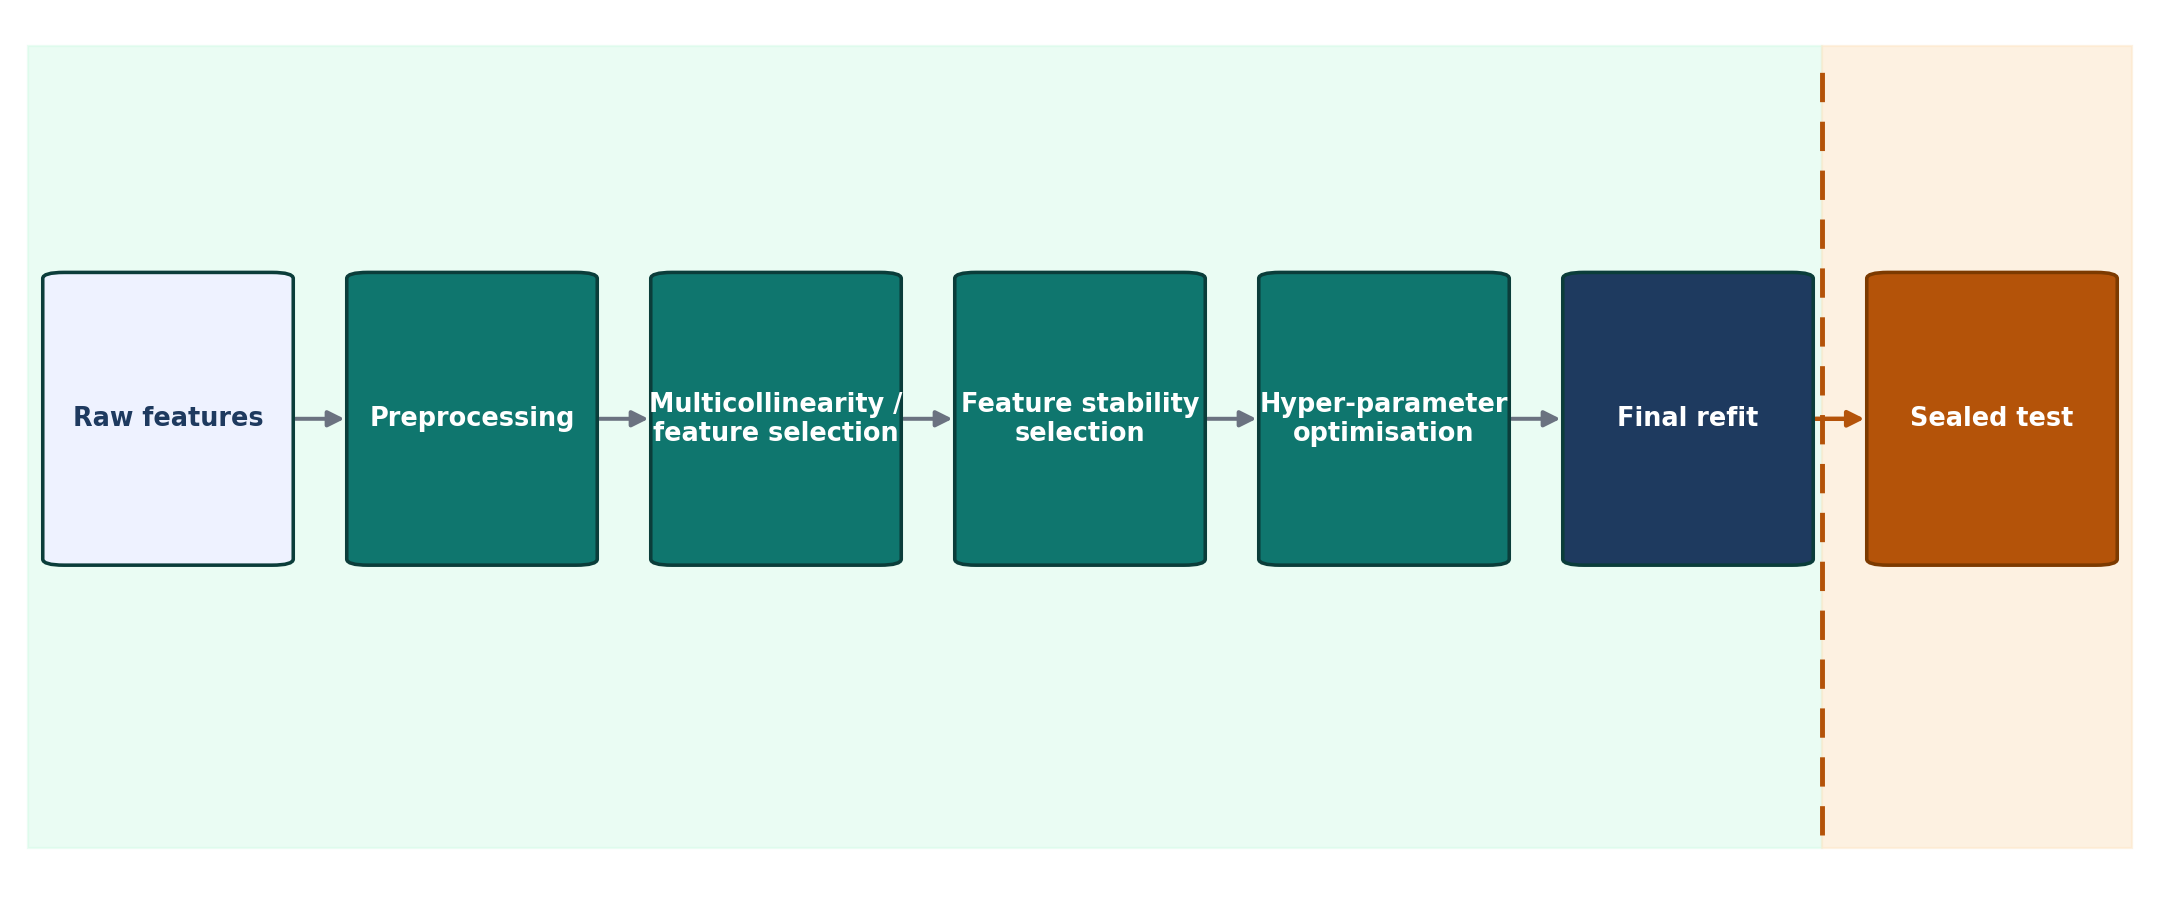

Python code for this plot:
"""Methods figure: per-model selection hierarchy (preproc -> MC/feature -> stability -> HPO -> refit -> sealed test).

Renders the model-selection pipeline as a single linear flow of labelled boxes, one box per
stage, with the key parameters of each stage annotated underneath. A horizontal "leakage
barrier" makes the central methodological guarantee explicit: every selection decision is made on
out-of-fold (OOF) WF-CV data only; the held-out test slab is touched exactly once, at the end, for
reporting (it is never used to pick a transform, feature set, hyper-parameter, or champion).

SSOT (no retraining, no DB reads — this is a static schematic of the documented pipeline):
  simulation/pipeline/per_model_optimize.py  (R9 per_model_optimize)
    - PREPROC-FIRST + STABILITY + GUARD ordering  (~L2375-2483)
    - feature_guard margin  MPH_FEAT_MARGIN=0.02  (L2370)
    - nested size-path 1-SE / parsimony           (L2421-2456)
    - leakage-free champion score = OOF-WIS, not test_wis (L2835, L2889)
  simulation/pipeline/preproc_optuna_hierarchical.py
    - flat-grid 7-transform + 1-SE (G-333/G-335), STABLE_Y_TRANSFORMS (L99)
  ENGINEERING_PRINCIPLES.md  R9 line: "실제순서 preproc->mc->STABILITY feature->HP"
             learning env: MPH_MC_MARGIN=0.02, MPH_BEST_BY=oof_cv
  Champion selection: G-339 LEAK-FREE (per_model_eval.py:select_champion_g318)
             OOF 1-SE band -> fold stability -> parsimony -> OOF-WIS; hold-out test NOT used to select.

Style matches simulation/scripts/regenerate_stale_thesis_figures.py and
paper/ch4_new_assets/*.py (DejaVu Sans, savefig.dpi=160, TEAL/NAVY/amber palette).

Constraints honoured: REAL documented pipeline only (no fabricated numbers); seed=42 (no
stochastic step here — schematic); NO uv sync.

Run:
    .venv/bin/python paper/methods_assets/fig_selection_hierarchy.py
Output:
    paper/methods_assets/fig_selection_hierarchy.png
"""
from __future__ import annotations

from pathlib import Path

import matplotlib

matplotlib.use("Agg")
import matplotlib.pyplot as plt

_SCS = "𝒜ℬ𝒞𝒟ℰℱ𝒢ℋℐ𝒥𝒦ℒℳ𝒩𝒪𝒫𝒬ℛ𝒮𝒯𝒰𝒱𝒲𝒳𝒴𝒵"
SCF = "STIX Two Math"
def sc(s):
    return "".join(_SCS[ord(c) - 65] if "A" <= c <= "Z" else c for c in s)
import numpy as np
from matplotlib.patches import FancyArrowPatch, FancyBboxPatch

plt.rcParams.update({
    "font.family": "DejaVu Sans",
    "font.size": 10,
    "savefig.dpi": 160,
    "figure.dpi": 130,
})

# ── palette (matches thesis figure SSOT) ─────────────────────────────────────
TEAL = "#0f766e"    # selection / OOF stages
NAVY = "#1e3a5f"    # input / refit
AMBER = "#b45309"   # sealed test (touched once)
GREY = "#6b7280"
INK = "#1f2937"     # box text
BAND_OOF = "#d1fae5"   # OOF-only region tint
BAND_TEST = "#fde7c9"  # sealed-test region tint
EDGE = "#0b3d3a"

np.random.seed(42)  # determinism contract (no stochastic op; documented)

ROOT = Path(__file__).resolve().parents[2]
OUT = ROOT / "paper" / "methods_assets" / "fig_selection_hierarchy.png"

# ── stage definitions (SSOT-sourced) ─────────────────────────────────────────
# Each: (short title, fill colour, text colour, kind). Parameter captions, the region banners, the
# title, and the footnote were removed on request: the figure is now the bare sequence of stage
# boxes, and the surrounding prose in §3.5 carries every detail those labels used to spell out.
#   kind: "io" = data box (input/output), "sel" = OOF selection stage, "test" = sealed test
STAGES = [
    ("Raw features", "#eef2ff", NAVY, "io"),
    ("Preprocessing", TEAL, "white", "sel"),
    ("Multicollinearity /\nfeature selection", TEAL, "white", "sel"),
    ("Feature stability\nselection", TEAL, "white", "sel"),
    ("Hyper-parameter\noptimisation", TEAL, "white", "sel"),
    ("Final refit", NAVY, "white", "io"),
    ("Sealed test", AMBER, "white", "test"),
]

# ── geometry ─────────────────────────────────────────────────────────────────
N = len(STAGES)
fig_w, fig_h = 13.6, 5.9   # B5-width friendly aspect
fig, ax = plt.subplots(figsize=(fig_w, fig_h))
ax.set_xlim(0, N)
ax.set_ylim(0, 10)
ax.axis("off")

box_w = 0.80
box_h = 3.35
cy = 5.35                       # vertical centre of the box row
xs = [i + 0.5 for i in range(N)]  # box centres

# ── leakage barrier: OOF-only region (stages 0..5) vs sealed-test region (stage 6) ──
barrier_x = xs[-1] - 0.5 - 0.06   # just left of the sealed-test box
ax.axvspan(0.04, barrier_x, ymin=0.04, ymax=0.965, color=BAND_OOF, alpha=0.45, zorder=0)
ax.axvspan(barrier_x, N - 0.04, ymin=0.04, ymax=0.965, color=BAND_TEST, alpha=0.55, zorder=0)
ax.plot([barrier_x, barrier_x], [0.55, 9.45], color=AMBER, lw=2.2, ls=(0, (6, 4)), zorder=1)

# ── draw boxes: title only, centred; no parameter captions ───────────────────
for i, (title, fill, txt, kind) in enumerate(STAGES):
    x = xs[i]
    half_w = box_w / 2.0
    bb = FancyBboxPatch(
        (x - half_w, cy - box_h / 2.0), box_w, box_h,
        boxstyle="round,pad=0.012,rounding_size=0.07",
        linewidth=1.6, edgecolor=EDGE if kind != "test" else "#7c3a00",
        facecolor=fill, zorder=3,
    )
    ax.add_patch(bb)
    ax.text(x, cy, title,
            ha="center", va="center", fontsize=11.5, fontweight="bold",
            color=txt, zorder=4, linespacing=1.15)

# ── arrows between boxes ─────────────────────────────────────────────────────
for i in range(N - 1):
    x0 = xs[i] + box_w / 2.0
    x1 = xs[i + 1] - box_w / 2.0
    crosses = (i == N - 2)  # arrow into the sealed-test box crosses the barrier
    arr = FancyArrowPatch(
        (x0 + 0.005, cy), (x1 - 0.005, cy),
        arrowstyle="-|>", mutation_scale=15,
        linewidth=2.0 if crosses else 1.8,
        color=AMBER if crosses else GREY, zorder=2,
    )
    ax.add_patch(arr)

# Title, the "once" arrow annotation, the region banners, and the footnote strip are all removed on
# request — the boxes and the leakage-barrier tint are the whole figure now.

fig.tight_layout(rect=(0, 0.03, 1, 1))
fig.savefig(OUT, bbox_inches="tight", facecolor="white")
print(f"wrote {OUT}")
